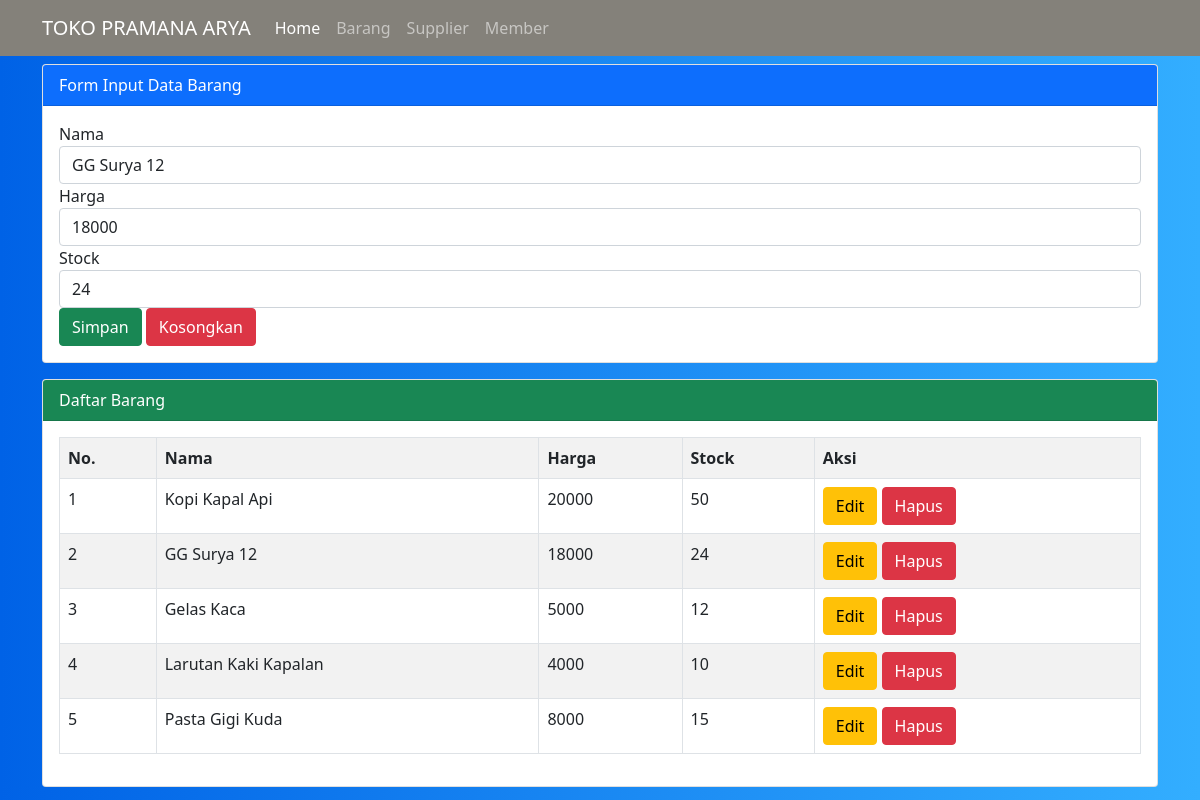
Screenshot of /barang.php?hal=edit&id=4 with the database file from the repository.
### tables this page shows
CREATE TABLE `barang` (
  `id_barang` int(11) NOT NULL,
  `nama_barang` varchar(20) NOT NULL,
  `harga` int(11) NOT NULL,
  `stock` int(11) NOT NULL
);

### barang.php (the view, shortened to what this page needs)
<?php
	$server = "localhost";
	$user = "root";
	$pass = "";
	$database = "uas-web";
	$koneksi = mysqli_connect($server, $user, $pass, $database)or die(mysqli_error($koneksi));
	if(isset($_GET['hal']))
	{
		if(@$_GET['hal'] == "edit")
		{
			$tampil = mysqli_query($koneksi, "SELECT * FROM barang WHERE id_barang = '$_GET[id]' ");
			$data = mysqli_fetch_array($tampil);
			if($data)
			{
				$vnama = $data['nama_barang'];
				$vharga = $data['harga'];
				$vstock = $data['stock'];
			}
		}
	}
?>
<!DOCTYPE html>
<html>
<head>
    <link href="https://cdn.jsdelivr.net/npm/bootstrap@5.0.0-beta1/dist/css/bootstrap.min.css" rel="stylesheet">
</head>
<body style="background: linear-gradient(to right, #0062E6, #33AEFF)">
    <nav class="navbar navbar-expand-lg navbar-dark fixed-top" id="mainnav" style="background-color: #84817a">
      <div class="container">
        <a class="navbar-brand" href="#">TOKO PRAMANA ARYA</a>
        <div class="collapse navbar-collapse" id="navbarNav">
          <ul class="navbar-nav ml-auto">
            <li class="nav-item">
              <a class="nav-link active" aria-current="page" href="home.php">Home</a>
            </li>
            <li class="nav-item">
              <a class="nav-link" href="barang.php">Barang</a>
            </li>
            <li class="nav-item">
              <a class="nav-link" href="supplier.php">Supplier</a>
            </li>
            <li class="nav-item">
              <a class="nav-link" href="member.php">Member</a>
            </li>
          </ul>
        </div>
      </div>
    </nav>
<br><br>
<div class="container">
	<div class="card mt-3">
	  <div class="card-header bg-primary text-white">
	    Form Input Data Barang
	  </div>
	  <div class="card-body">
	    <form method="post" action="">
	    	<div class="form-group">
	    		<label>Nama</label>
	    		<input type="text" name="tnama" value="<?=@$vnama?>" class="form-control" placeholder="Input Nama Barang disini!" required>
	    	</div>
	    	<div class="form-group">
	    		<label>Harga</label>
	    		<input type="number" name="tharga" value="<?=@$vharga?>" class="form-control" placeholder="Input Harga Barang disini!" required>
	    	</div>
	    	<div class="form-group">
	    		<label>Stock</label>
	    		<input type="number" name="tstock" value="<?=@$vstock?>" class="form-control" placeholder="Input Jumlah Stock disini!" required>
	    	</div>
	    	<button type="submit" class="btn btn-success" name="bsimpan">Simpan</button>
	    	<button type="reset" class="btn btn-danger" name="breset">Kosongkan</button>
	    </form>
	  </div>
	</div>
	<div class="card mt-3">
	  <div class="card-header bg-success text-white">
	    Daftar Barang
	  </div>
	  <div class="card-body">
	    <table class="table table-bordered table-striped">
	    	<tr>
	    		<th>No.</th>
	    		<th>Nama</th>
	    		<th>Harga</th>
	    		<th>Stock</th>
	    		<th>Aksi</th>
	    	</tr>
	    	<?php
	    		$no = 1;
	    		$tampil = mysqli_query($koneksi, "SELECT * from barang order by id_barang desc");
	    		while($data = mysqli_fetch_array($tampil)) :
	    	?>
	    	<tr>
	    		<td><?=$no++;?></td>
	    		<td><?=$data['nama_barang']?></td>
	    		<td><?=$data['harga']?></td>
	    		<td><?=$data['stock']?></td>
	    		<td>
	    			<a href="barang.php?hal=edit&id=<?=$data['id_barang']?>" class="btn btn-warning"> Edit </a>
	    			<a href="barang.php?hal=hapus&id=<?=$data['id_barang']?>"
	    			   onclick="return confirm('Apakah yakin ingin menghapus data ini?')" class="btn btn-danger"> Hapus </a>
	    		</td>
	    	</tr>
	    <?php endwhile;  ?>
	    </table>
	  </div>
	</div>
</div>
</body>
</html>

### rows the page displays
barang: tnama "GG Surya 12", tharga "18000", tstock "24", nama_barang "GG Surya 12", harga "18000", stock "24"
barang: nama_barang "Kopi Kapal Api", harga "20000", stock "50"
barang: nama_barang "Gelas Kaca", harga "5000", stock "12"
barang: nama_barang "Larutan Kaki Kapalan", harga "4000", stock "10"
barang: nama_barang "Pasta Gigi Kuda", harga "8000", stock "15"
